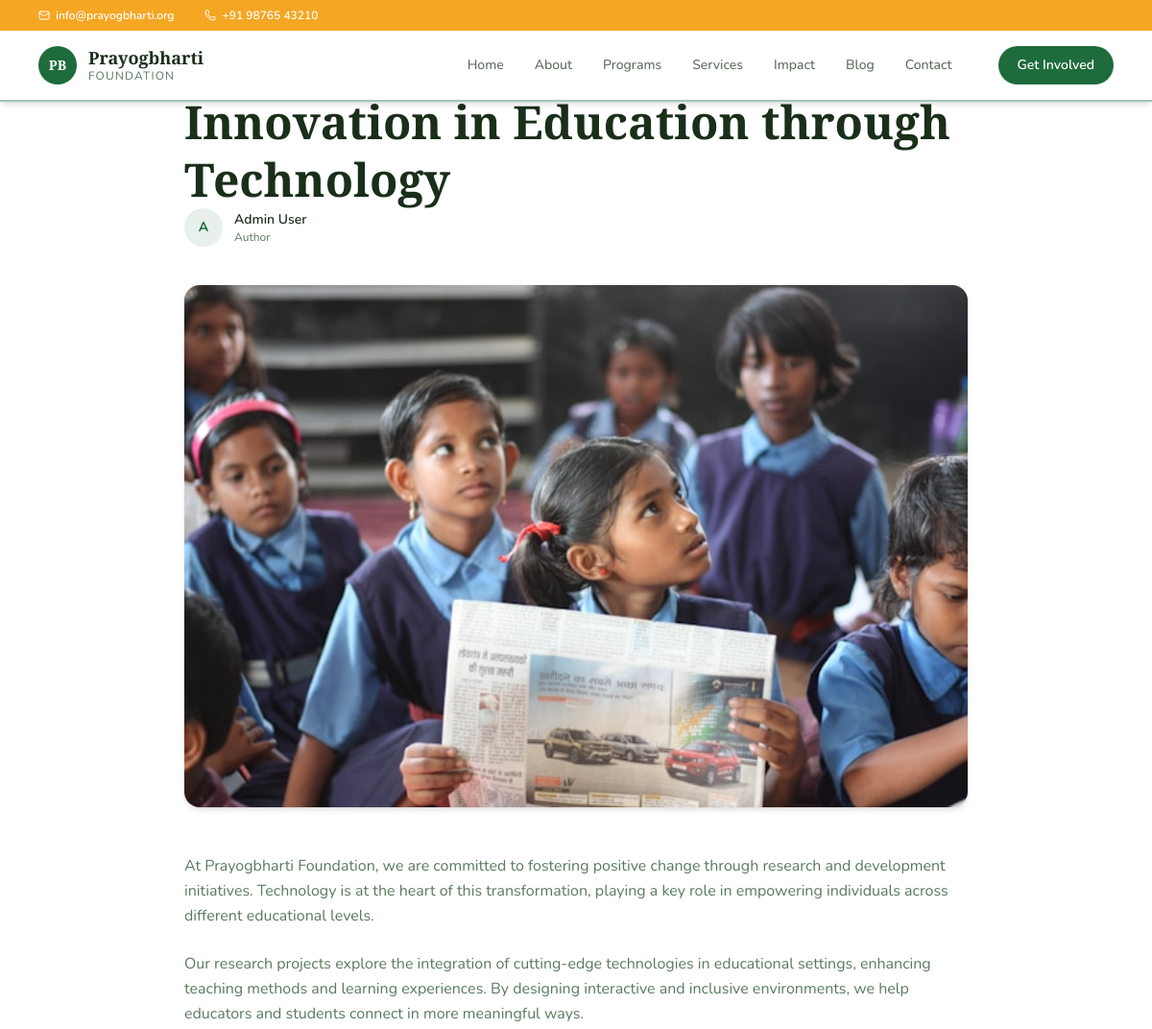
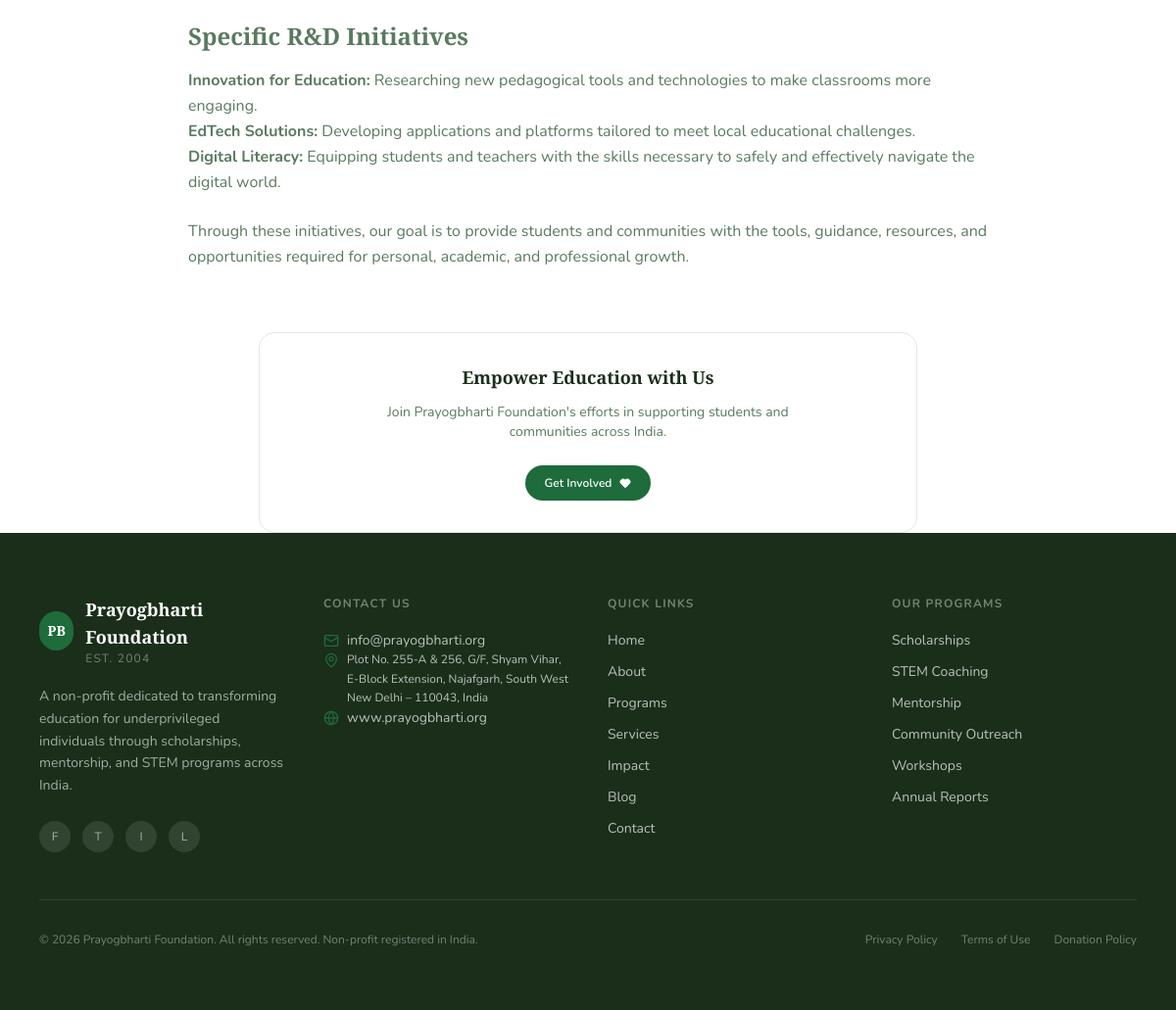
/blog-details.php?id=1, run on the app's committed database (2 pictures, top to bottom).
### tables this page shows
CREATE TABLE IF NOT EXISTS `blog_posts` (
    `id`           INT UNSIGNED    AUTO_INCREMENT PRIMARY KEY,
    `title`        VARCHAR(500)    NOT NULL UNIQUE,
    `slug`         VARCHAR(500)    NOT NULL UNIQUE,
    `summary`      TEXT            NOT NULL,
    `content`      LONGTEXT        NOT NULL,
    `author_id`    INT UNSIGNED    NOT NULL,
    `cover_image`  VARCHAR(1000)   NOT NULL DEFAULT '',
    `tags`         VARCHAR(500)    NOT NULL DEFAULT '',    
    `status`       ENUM('draft','published') NOT NULL DEFAULT 'draft',
    `created_at`   TIMESTAMP       NOT NULL DEFAULT CURRENT_TIMESTAMP,
    `updated_at`   TIMESTAMP       NOT NULL DEFAULT CURRENT_TIMESTAMP ON UPDATE CURRENT_TIMESTAMP,
    FOREIGN KEY (`author_id`) REFERENCES `users`(`id`) ON DELETE CASCADE
);

CREATE TABLE IF NOT EXISTS `users` (
    `id`         INT UNSIGNED    AUTO_INCREMENT PRIMARY KEY,
    `name`       VARCHAR(255)    NOT NULL,
    `email`      VARCHAR(255)    NOT NULL UNIQUE,
    `password`   VARCHAR(255)    NOT NULL,            
    `role`       ENUM('admin','author','user') NOT NULL DEFAULT 'user',
    `created_at` TIMESTAMP       NOT NULL DEFAULT CURRENT_TIMESTAMP,
    `updated_at` TIMESTAMP       NOT NULL DEFAULT CURRENT_TIMESTAMP ON UPDATE CURRENT_TIMESTAMP
);

### config/db.php (called while the page is built, shortened)
<?php
class Database {
    private static ?PDO $instance = null;
    public static function getConnection(): PDO {
        if (self::$instance === null) {
            $dsn = 'mysql:host=' . DB_HOST . ';dbname=' . DB_NAME . ';charset=' . DB_CHARSET;
            $options = [
                PDO::ATTR_ERRMODE            => PDO::ERRMODE_EXCEPTION,
                PDO::ATTR_DEFAULT_FETCH_MODE => PDO::FETCH_ASSOC,
                PDO::ATTR_EMULATE_PREPARES   => false,
            ];
            try {
                self::$instance = new PDO($dsn, DB_USER, DB_PASS, $options);
            } catch (PDOException $e) {
                if (APP_ENV === 'development') {
                    die(json_encode([
                        'success' => false,
                        'message' => 'Database connection failed: ' . $e->getMessage()
                    ]));
                } else {
                    die(json_encode([
                        'success' => false,
                        'message' => 'A database error occurred. Please try again later.'
                    ]));
                }
            }
        }
        return self::$instance;
    }
}
function db(): PDO {
    return Database::getConnection();
}

### blog-details.php (the view, shortened to what this page needs)
<?php
require_once __DIR__ . '/config/db.php';
$blogId = isset($_GET['id']) ? (int)$_GET['id'] : 0;
$post = null;
try {
    $stmt = db()->prepare("
        SELECT bp.*, u.name AS author_name
        FROM blog_posts bp
        LEFT JOIN users u ON bp.author_id = u.id
        WHERE bp.id = ? AND bp.status = 'published'
    ");
    $stmt->execute([$blogId]);
    $post = $stmt->fetch();
} catch (Exception $e) {
}
include __DIR__ . '/includes/header.php';
?>
<div class="min-h-screen bg-background text-foreground" style="font-family: 'Nunito', sans-serif;">
  <?php include __DIR__ . '/includes/navbar.php'; ?>
  <main class="max-w-4xl mx-auto px-6 lg:px-10 pt-40 pb-24">
    <div class="mb-8">
      <a href="index.php#blog" class="inline-flex items-center gap-2 text-primary font-semibold hover:gap-3 transition-all duration-200 text-sm">
      </a>
    </div>
    <header class="mb-10">
      <div class="flex items-center gap-3 mb-4">
        <span class="bg-primary/10 text-primary text-xs font-bold uppercase tracking-wide px-3 py-1 rounded-full">
        </span>
        <span class="text-muted-foreground text-xs font-medium" style="font-family: 'DM Mono', monospace">
        </span>
      </div>
      <h1 class="text-4xl lg:text-5xl font-bold text-foreground leading-tight" style="font-family: 'Playfair Display', serif;">
        <?= htmlspecialchars($post['title']) ?>
      </h1>
      <div class="flex items-center gap-3 mt-6">
        <div class="w-10 h-10 rounded-full bg-primary/10 flex items-center justify-center text-primary font-bold text-sm">
          <?= htmlspecialchars(substr($post['author_name'] ?? 'Prayogbharti Foundation', 0, 1)) ?>
        </div>
        <div>
          <div class="text-sm font-semibold text-foreground"><?= htmlspecialchars($post['author_name'] ?? 'Prayogbharti Foundation') ?></div>
          <div class="text-xs text-muted-foreground">Author</div>
        </div>
      </div>
    </header>
    <?php if (!empty($post['cover_image'])):
      $imgSrc = (strpos($post['cover_image'], 'http') === 0) ? $post['cover_image'] : $post['cover_image'];
    ?>
      <div class="rounded-2xl overflow-hidden aspect-[21/9] bg-muted mb-12 shadow-md">
        <img src="<?= htmlspecialchars($imgSrc) ?>" alt="<?= htmlspecialchars($post['title']) ?>" class="w-full h-full object-cover" />
      </div>
    <?php endif; ?>
    <article class="prose max-w-none text-muted-foreground text-base leading-relaxed mb-16">
      <?= $post['content'] ?>
    </article>
    <section class="border border-border bg-secondary/50 rounded-2xl p-8 text-center max-w-2xl mx-auto">
      <h3 class="text-xl font-bold text-foreground mb-3" style="font-family: 'Playfair Display', serif;">Empower Education with Us</h3>
      <p class="text-sm text-muted-foreground mb-6 max-w-md mx-auto">
        Join Prayogbharti Foundation's efforts in supporting students and communities across India.
      </p>
      <div class="flex flex-wrap justify-center gap-4">
        <a href="index.php#contact" class="inline-flex items-center gap-2 bg-primary text-white text-xs font-semibold px-5 py-2.5 rounded-full hover:bg-accent transition-colors">
          Get Involved <i data-lucide="heart" fill="currentColor" width="12" height="12"></i>
        </a>
      </div>
    </section>
  </main>
  <?php include __DIR__ . '/includes/footer.php'; ?>

### assets/css/default_shadcn_theme.css (style rules this page uses)
:root { --font-size: 16px; --background: #ffffff; --foreground: #1a2e1a; --card: #ffffff; --card-foreground: #1a2e1a; --popover: #ffffff; --popover-foreground: #1a2e1a; --primary: #1E6B3C; --primary-foreground: #ffffff; --secondary: #f0f8f2; --secondary-foreground: #1a2e1a; --muted: #e6f2ea; --muted-foreground: #5a7a60; --accent: #d4edda; --accent-foreground: #1a2e1a; --destructive: #d4183d; --destructive-foreground: #ffffff; --border: rgba(30, 107, 60, 0.15); --input: transparent; --input-background: #f4faf6; --switch-background: #a8d5b5; --font-weight-medium: 500; --font-weight-normal: 400; --ring: #1E6B3C; --chart-1: #F5A623; --chart-2: #1E6B3C; --chart-3: #e8891a; --chart-4: #2d9e58; --chart-5: #f7c06a; --radius: 0.625rem; --sidebar: #f0f8f2; --sidebar-foreground: #1a2e1a; --sidebar-primary: #1E6B3C; --sidebar-primary-foreground: #ffffff; --sidebar-accent: #d4edda; --sidebar-accent-foreground: #1a2e1a; --sidebar-border: rgba(30, 107, 60, 0.15); --sidebar-ring: #1E6B3C; }

### includes/header.php (style rules this page uses)
:root { --primary: #1E6B3C; --primary-foreground: #ffffff; --background: #ffffff; --foreground: #1a2e1a; --card: #ffffff; --card-foreground: #1a2e1a; --secondary: #f0f8f2; --muted: #e6f2ea; --muted-foreground: #5a7a60; --accent: #d4edda; --border: rgba(30, 107, 60, 0.15); --input-background: #f4faf6; --ring: #1E6B3C; --radius: 0.625rem; }

### data on the page
blog_posts: title "Innovation in Education through Technology", author.name "A", author.name "Admin User", cover_image (picture), content "At Prayogbharti Foundation, we are committed to fostering positive change through research and development initiatives. Technology is at the heart of this transformation, playing a key role in empowering individuals across different educational levels. Our research projects explore the integration of cutting-edge technologies in educational settings, enhancing teaching methods and learning experiences. By designing interactive and inclusive environments, we help educators and students connect in more meaningful ways. Specific R&D Initiatives Innovation for Education: Researching new pedagogical tools and technologies to make classrooms more engaging. EdTech Solutions: Developing…"

### other printed values
$initial "F"
$initial "T"
$initial "I"
$initial "L"
$p "Scholarships"
$p "STEM Coaching"
$p "Mentorship"
$p "Community Outreach"
$p "Workshops"
$p "Annual Reports"
